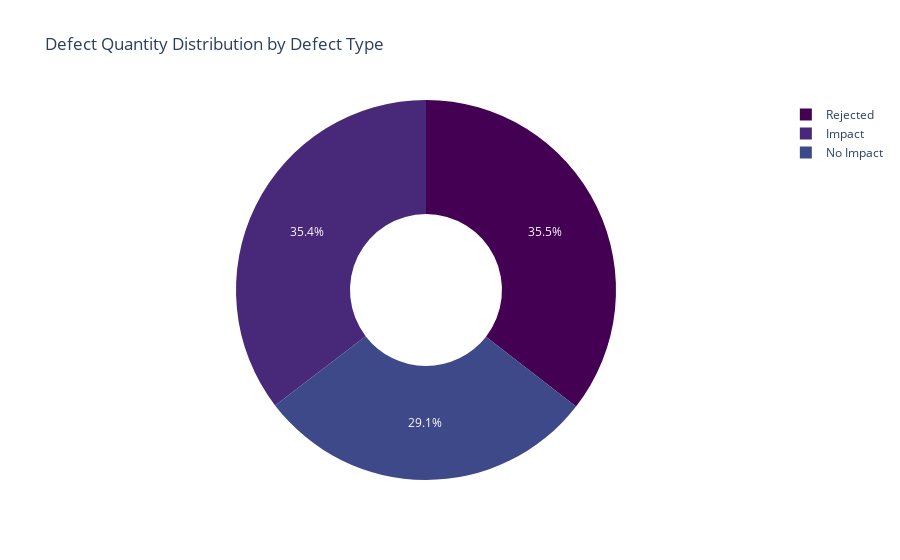

The notebook cell this image was saved under:
### Code cell
# Create a pie chart for defect quantity by defect type
fig = px.pie(defect_analysis_sorted, 
             values='Defect Qty', 
             names='Defect Type', 
             title='Defect Quantity Distribution by Defect Type',
             hole=0.4,  # Creates a donut chart
             color_discrete_sequence=px.colors.sequential.Viridis)

# Display the plot
fig.show()

### Figure 1 — Plotly figure (JSON) as saved in the notebook; plotly's stock layout.template omitted (floating-point values rounded to 4 significant figures)
{"data": [{"domain": {"x": [0, 1], "y": [0, 1]}, "hole": 0.4, "hovertemplate": "Defect Type=%{label}<br>Defect Qty=%{value}<extra></extra>", "labels": ["Rejected", "Impact", "No Impact"], "legendgroup": "", "name": "", "showlegend": true, "type": "pie", "values": [19369349, 19301562, 15868305]}], "layout": {"autosize": true, "legend": {"tracegroupgap": 0}, "piecolorway": ["#440154", "#482878", "#3e4989", "#31688e", "#26828e", "#1f9e89", "#35b779", "#6ece58", "#b5de2b", "#fde725"], "title": {"text": "Defect Quantity Distribution by Defect Type"}}}
